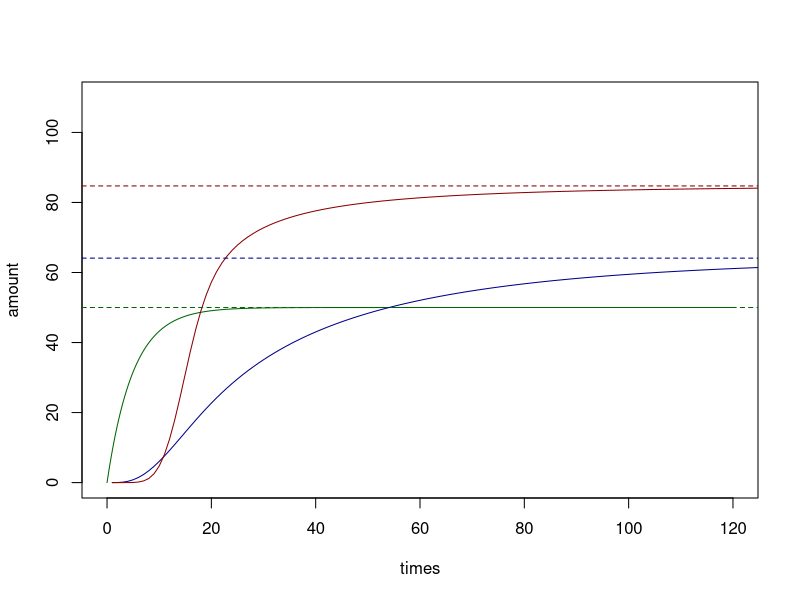
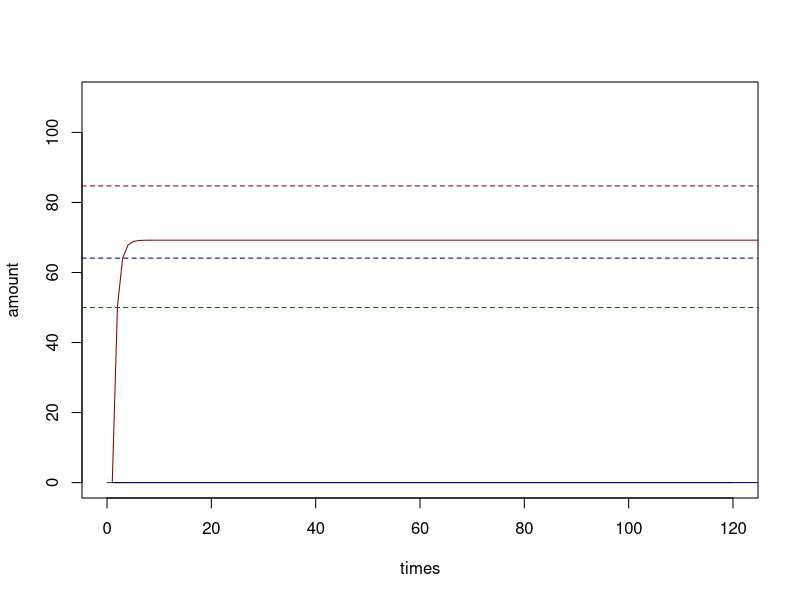

Generate these figures, in order, with R:
## ---- chunk 1
suppressWarnings(suppressMessages(library(gdata)))
suppressMessages(suppressMessages(library(tibble)))
## ---- chunk 2
# define MAPK model
dE1 <- function(...) {
  0
}

dPRaf <- function(raf_activate, PRaf, E1, raf_deactivate, TRaf = 100, ...) {
  raf_activate * (TRaf-PRaf) * E1 - raf_deactivate * PRaf
}

dPPMek <- function(mek_activate, mek_deactivate, PRaf, PPMek, TMek = 100, ...) {
  (mek_activate ^ 2) * (PRaf ^ 2) * (TMek - PPMek) / mek_deactivate -       mek_activate * PRaf * PPMek -
    mek_deactivate * PPMek
}

dPPErk <- function(erk_activate, erk_deactivate, PPMek, PPErk, TErk = 100, ...) {
  (erk_activate ^ 2) * (PPMek ^ 2) * (TErk - PPErk) / erk_deactivate -      erk_activate * PPMek * PPErk -
    erk_deactivate * PPErk
}

# define initial rates
rates <- list(
  raf_activate = 0.1,
  raf_deactivate = 0.1,
  mek_activate = 0.1,
  mek_deactivate = 2.0,
  erk_activate = 0.1,
  erk_deactivate = 1.0
)

# so I guess we don't need Raf, Mek, PMek, Erk and PErk values!
initial_states <- list(
  E1 = 1,
  PRaf = 0,
  PPMek = 0,
  PPErk = 0
)

times <- seq(0, 120, by = .1)
## ---- chunk 3

meta_model <- function(list_of_models, list_of_ds, rates, states, interventions = NULL) {
  innerRates <- rates
  innerStates <- states
  transition_function <- function(t, states = innerStates, rates = innerRates) {
  # check that list_of_models and list_of_ds are of the same length
  # throw an error if otherwise
    if (length(list_of_models) != length(list_of_ds)) 
      stop("Number of functions do not match nubmer of deltas. Check your input.") 
    
    # update states with interventions 
    if(!is.null(interventions)) {
      for(int in names(interventions)){
        states[[int]] <- interventions[[int]]
      }
    }
    
    # calculate original d
    result <- list()
    var <- as.list(c(rates, states))
    for (i in list_of_models) {
      result <- c(result, (do.call(i, var)))
    }
    
    result <- structure(result, names=list_of_ds)
    
    # update intervention
    for (elem in names(interventions)) {
      result[[paste0("d", elem)]] <- 0
    }
    list(unlist(result))  
  }
  
  
  attr(transition_function, 'rates') <- as.list(rates)
  attr(transition_function, 'states') <- as.list(states)
  return(transition_function)
}
## ---- chunk 4
ode_sim_meta_model <- function(meta_model_object, initial_states, times){
  initial_states <- structure(as.numeric(initial_states), names = names(initial_states))
  rates <- attr(meta_model_object, 'rates')
  rates <- structure(as.numeric(rates), names = names(rates))
  rates <- as.list(rates)
  as_tibble(
    as.data.frame(
      deSolve::ode(
        y = initial_states,
        times = times,
        func = meta_model_object,
        parms = rates
      )
    )
  )
}
## ---- chunk 5
#before intervention
test_bi <- meta_model(c(dE1, dPRaf, dPPMek, dPPErk), c("dE1", "dPRaf", "dPPMek", "dPPErk"), rates, initial_states)
test_bi()
ode_out_meta_model_bi <- ode_sim_meta_model(test_bi, initial_states, times)

#after intervention
test_ai <- meta_model(c(dE1, dPRaf, dPPMek, dPPErk), c("dE1", "dPRaf", "dPPMek", "dPPErk"), rates, initial_states, interventions = list(PRaf = 50, PPMek = 30))
test_ai()
ode_out_meta_model_ai <- ode_sim_meta_model(test_ai, initial_states, times)
## ---- chunk 6
library(gdata)

# need to modify for interventions: in case of intervention, do not calculate the equilibrium value? 
mapk_ode_equilM <- function(states, rates, TRaf, TMek, TErk, interventions = NULL) {
  innerState <- states
  innerRate <- rates
  transition_f <- function(states = innerState, rates = innerRate) {

    with(as.list(c(states, rates)), {
      w3 <- raf_activate/raf_deactivate
      w2 <- mek_activate/mek_deactivate
      w1 <- erk_activate/erk_deactivate
      
      t3 <- TRaf
      t2 <- TMek
      t1 <- TErk
      
      if(!is.null(interventions$PRaf)) {
        k3 <- interventions$PRaf
      } else {
        u3 <- w3 * E1
        k3 <- t3 * (u3/(1+u3))      
      }
      
      if(!is.null(interventions$PPMek)) {
        k2 <- interventions$PPMek
      } else {
        u2 <- w2 * k3
        k2 <- t2 * ((u2^2)/(1 + u2 + u2^2))
      }
  
      if(!is.null(interventions$PPErk)) {
        k1 <- interventions$PPErk
      } else {
        u1 <- w1 * k2
        k1 <- t3 * ((u1^2)/(1 + u1 + u1^2))      
      }
  
      list(k3,k2,k1)
      
      })
    }
  return(transition_f)
  
}

intervention <- list(PPErk = 30)

mapk_ode_equilM(states = initial_states, rates, TRaf = 100, TMek = 100, TErk = 100, intervention)()
## ---- chunk 7
g1 <- function(a) a / (1 + a )
g2 <- function(a) a^2 / (1 + a + a^2)

TRaf = 100
TMek = 100
TErk = 100

E1 <- initial_states$E1
Raf <- TRaf * g1(E1 * rates$raf_activate / rates$raf_deactivate)
Mek <- TMek * g2(Raf * rates$mek_activate / rates$mek_deactivate)
Erk <- TErk * g2(Mek * rates$erk_activate / rates$erk_deactivate)

steady_states <- list(Raf=Raf, Mek=Mek, Erk=Erk)
## ---- chunk 8
plot(times, ode_out_meta_model_bi$PRaf, type='l', col='darkgreen', ylim=c(0, 110), ylab = 'amount')
lines(ode_out_meta_model_bi$PPMek, type='l', col='darkblue', ylim=c(0, 110))
lines(ode_out_meta_model_bi$PPErk, type='l', col='darkred', ylim=c(0, 110))
abline(h = Raf, col='darkgreen', lty=2)
abline(h = Mek, col='darkblue', lty=2)
abline(h = Erk, col='darkred', lty=2)
## ---- chunk 9
plot(times, ode_out_meta_model_ai$PRaf, type='l', col='darkgreen', ylim=c(0, 110), ylab = 'amount')
lines(ode_out_meta_model_ai$PPMek, type='l', col='darkblue', ylim=c(0, 110))
lines(ode_out_meta_model_ai$PPErk, type='l', col='darkred', ylim=c(0, 110))
abline(h = Raf, col='darkgreen', lty=2)
abline(h = Mek, col='darkblue', lty=2)
abline(h = Erk, col='darkred', lty=2)
